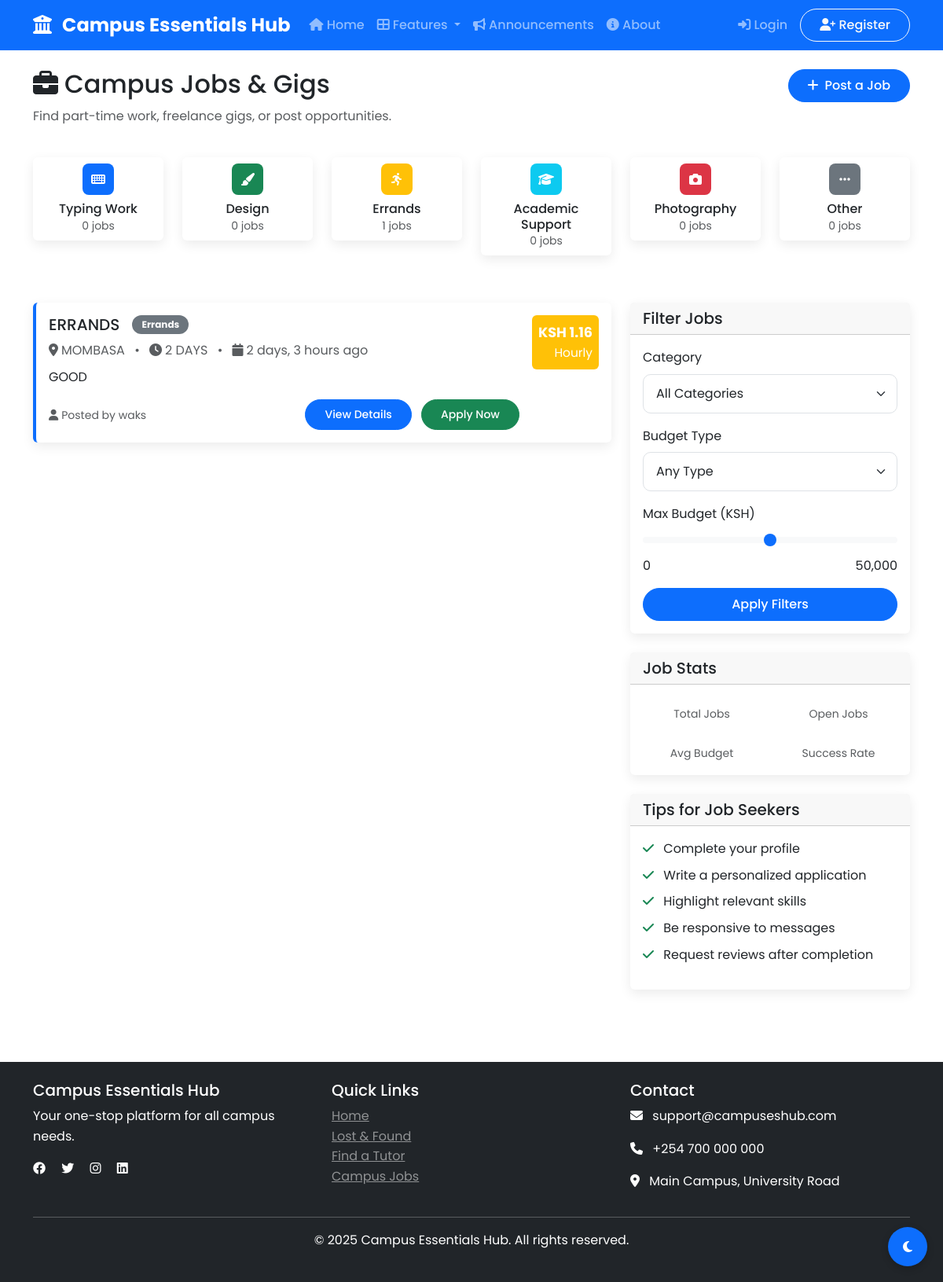
Screenshot of /jobs/ with the database file from the repository.
### jobs/models.py (models this page shows, shortened)
class Job(models.Model):
    CATEGORY_CHOICES = (
        ('typing', 'Typing Work'),
        ('design', 'Design'),
        ('errands', 'Errands'),
        ('academic', 'Academic Support'),
        ('photography', 'Photography'),
        ('tutoring', 'Tutoring'),
        ('tech', 'Tech Support'),
        ('writing', 'Writing'),
        ('other', 'Other'),
    )
    STATUS_CHOICES = (
        ('open', 'Open'),
        ('in_progress', 'In Progress'),
        ('completed', 'Completed'),
        ('cancelled', 'Cancelled'),
    )
    user = models.ForeignKey(CustomUser, on_delete=models.CASCADE, related_name='posted_jobs')
    title = models.CharField(max_length=200)
    description = models.TextField()
    category = models.CharField(max_length=50, choices=CATEGORY_CHOICES)
    location = models.CharField(max_length=200)
    budget = models.DecimalField(max_digits=10, decimal_places=2)
    budget_type = models.CharField(max_length=20, choices=[('fixed', 'Fixed'), ('hourly', 'Hourly')])
    duration = models.CharField(max_length=100, blank=True)
    skills_required = models.TextField(blank=True)
    status = models.CharField(max_length=20, choices=STATUS_CHOICES, default='open')
    created_at = models.DateTimeField(default=timezone.now)
    updated_at = models.DateTimeField(auto_now=True)
    class Meta:
        ordering = ['-created_at']

### accounts/models.py (models this page shows, shortened)
class CustomUser(AbstractUser):
    USER_TYPE_CHOICES = (
        ('student', 'Student'),
        ('tutor', 'Tutor'),
        ('service_provider', 'Service Provider'),
        ('admin', 'Administrator'),
    )
    email = models.EmailField(unique=True)
    phone_number = models.CharField(max_length=15, blank=True)
    student_id = models.CharField(max_length=20, blank=True)
    university = models.CharField(max_length=200, blank=True)
    course = models.CharField(max_length=100, blank=True)
    year_of_study = models.IntegerField(blank=True, null=True)
    user_type = models.CharField(max_length=20, choices=USER_TYPE_CHOICES, default='student')
    profile_picture = models.ImageField(upload_to='profile_pics/', blank=True)
    bio = models.TextField(blank=True)
    points = models.IntegerField(default=0)
    is_verified = models.BooleanField(default=False)
    verification_code = models.CharField(max_length=6, blank=True)
    dark_mode = models.BooleanField(default=False)
    location = models.CharField(max_length=200, blank=True)
    created_at = models.DateTimeField(default=timezone.now)
    updated_at = models.DateTimeField(auto_now=True)
    class Meta:
        ordering = ['-date_joined']

### jobs/views.py (the view)
# urls.py: path('', views.job_list, name='list'),
def job_list(request):
    jobs = Job.objects.filter(status='open').order_by('-created_at')
    category = request.GET.get('category', '')
    if category:
        jobs = jobs.filter(category=category)
    return render(request, 'jobs/list.html', {
        'jobs': jobs,
        'categories': [
            {'value': 'typing', 'name': 'Typing Work', 'count': jobs.filter(category='typing').count(),
             'icon': 'keyboard', 'color': 'primary'},
            {'value': 'design', 'name': 'Design', 'count': jobs.filter(category='design').count(),
             'icon': 'paint-brush', 'color': 'success'},
            {'value': 'errands', 'name': 'Errands', 'count': jobs.filter(category='errands').count(), 'icon': 'running',
             'color': 'warning'},
            {'value': 'academic', 'name': 'Academic Support', 'count': jobs.filter(category='academic').count(),
             'icon': 'graduation-cap', 'color': 'info'},
            {'value': 'photography', 'name': 'Photography', 'count': jobs.filter(category='photography').count(),
             'icon': 'camera', 'color': 'danger'},
            {'value': 'other', 'name': 'Other', 'count': jobs.filter(category='other').count(), 'icon': 'ellipsis-h',
             'color': 'secondary'},
        ]
    })

### core/context_processors.py (called while the page is built)
def notification_count(request):
    if request.user.is_authenticated:
        unread_count = Notification.objects.filter(user=request.user, is_read=False).count()
        return {'notification_count': unread_count}
    return {'notification_count': 0}

def theme_preference(request):
    if request.user.is_authenticated:
        theme = 'dark' if request.user.dark_mode else 'light'
        return {'theme': theme}
    return {'theme': 'light'}

### jobs/templates/jobs/list.html (shortened to what this page needs)
{% extends 'core/base.html' %}
{% block content %}
<div class="row mb-4">
    <div class="col-md-8">
        <h2><i class="fas fa-briefcase me-2"></i>Campus Jobs & Gigs</h2>
        <p class="text-muted">Find part-time work, freelance gigs, or post opportunities.</p>
    </div>
    <div class="col-md-4 text-end">
        <a href="{% url 'jobs:create' %}" class="btn btn-primary">
            <i class="fas fa-plus me-2"></i>Post a Job
        </a>
    </div>
</div>
<div class="row mb-4">
    {% for category in categories %}
    <div class="col-md-2 col-4 mb-3">
        <a href="#category-{{ category.value }}" class="text-decoration-none">
            <div class="card text-center p-2 category-card">
                <div class="category-icon mx-auto mb-2 bg-{{ category.color }} text-white">
                    <i class="fas fa-{{ category.icon }}"></i>
                </div>
                <h6 class="mb-0">{{ category.name }}</h6>
                <small class="text-muted">{{ category.count }} jobs</small>
            </div>
        </a>
    </div>
    {% endfor %}
</div>
<div class="row">
    <div class="col-md-8">
        {% for job in jobs %}
        <div class="card mb-3 job-card {% if job.urgent %}urgent{% endif %}" id="category-{{ job.category }}">
            <div class="card-body">
                <div class="d-flex justify-content-between align-items-start">
                    <div class="flex-grow-1">
                        <div class="d-flex align-items-center mb-2">
                            <h5 class="mb-0 me-2">{{ job.title }}</h5>
                            <span class="badge bg-secondary ms-2">{{ job.get_category_display }}</span>
                        </div>
                        <p class="text-muted mb-2">
                            <i class="fas fa-map-marker-alt me-1"></i>{{ job.location }}
                            <span class="mx-2">•</span>
                            <i class="fas fa-clock me-1"></i>{{ job.duration }}
                            <span class="mx-2">•</span>
                            <i class="fas fa-calendar me-1"></i>{{ job.created_at|timesince }} ago
                        </p>
                        <p class="mb-3">{{ job.description|truncatewords:50 }}</p>
                        <div class="d-flex justify-content-between align-items-center">
                            <div>
                                <span class="text-muted small">
                                    <i class="fas fa-user me-1"></i>Posted by {{ job.user.username }}
                                </span>
                            </div>
                            <div>
                                <a href="{% url 'jobs:detail' job.id %}" class="btn btn-primary btn-sm me-2">
                                    View Details
                                </a>
                                {% if job.user != request.user %}
                                <a href="{% url 'jobs:apply' job.id %}" class="btn btn-success btn-sm">
                                    Apply Now
                                </a>
                                {% endif %}
                            </div>
                        </div>
                    </div>
                    <div class="ms-3 text-end">
                        <div class="budget-badge bg-{% if job.budget_type == 'hourly' %}warning{% else %}success{% endif %} text-white rounded p-2">
                            <strong>KSH {{ job.budget }}</strong>
                            <div class="small">{{ job.get_budget_type_display }}</div>
                        </div>
                    </div>
                </div>
            </div>
        </div>
        {% endfor %}
    </div>
    <div class="col-md-4">
        <div class="card mb-4">
            <div class="card-header">
                <h5 class="mb-0">Filter Jobs</h5>
            </div>
            <div class="card-body">
                <div class="mb-3">
                    <label class="form-label">Category</label>
                    <select class="form-select" id="categoryFilter">
                        <option value="">All Categories</option>
                    </select>
                </div>
                <div class="mb-3">
                    <label class="form-label">Budget Type</label>
                    <select class="form-select" id="budgetFilter">
                        <option value="">Any Type</option>
                    </select>
                </div>
                <div class="mb-3">
                    <label class="form-label">Max Budget (KSH)</label>
                    <input type="range" class="form-range" id="budgetRange" min="0" max="50000" step="1000">
                    <div class="d-flex justify-content-between">
                        <span id="budgetMin">0</span>
                        <span id="budgetMax">50,000</span>
                    </div>
                </div>
                <button class="btn btn-primary w-100" id="applyFilters">Apply Filters</button>
            </div>
        </div>
        <div class="card mb-4">
            <div class="card-header">
                <h5 class="mb-0">Job Stats</h5>
            </div>
            <div class="card-body">
                <div class="row text-center">
                    <div class="col-6 mb-3">
                        <small class="text-muted">Total Jobs</small>
                    </div>
                    <div class="col-6 mb-3">
                        <small class="text-muted">Open Jobs</small>
                    </div>
                    <div class="col-6">
                        <small class="text-muted">Avg Budget</small>
                    </div>
                    <div class="col-6">
                        <small class="text-muted">Success Rate</small>
                    </div>
                </div>
            </div>
        </div>
        <div class="card">
            <div class="card-header">
                <h5 class="mb-0">Tips for Job Seekers</h5>
            </div>
            <div class="card-body">
                <ul class="list-unstyled">
                    <li class="mb-2">
                        <i class="fas fa-check text-success me-2"></i>
                        Complete your profile
                    </li>
                    <li class="mb-2">
                        <i class="fas fa-check text-success me-2"></i>
                        Write a personalized application
                    </li>
                    <li class="mb-2">
                        <i class="fas fa-check text-success me-2"></i>
                        Highlight relevant skills
                    </li>
                    <li class="mb-2">
                        <i class="fas fa-check text-success me-2"></i>
                        Be responsive to messages
                    </li>
                    <li>
                        <i class="fas fa-check text-success me-2"></i>
                        Request reviews after completion
                    </li>
                </ul>
            </div>
        </div>
    </div>
</div>
{% endblock %}

### static/css/style.css (style rules this page uses)
:root { --primary-color: #0d6efd; --secondary-color: #6c757d; --success-color: #198754; --danger-color: #dc3545; --warning-color: #ffc107; --info-color: #0dcaf0; --light-color: #f8f9fa; --dark-color: #212529; }
body { font-family: 'Poppins', sans-serif; line-height: 1.6; }
.card { border: none; box-shadow: 0 5px 15px rgba(0,0,0,0.08); transition: transform 0.3s; margin-bottom: 20px; }
.btn { border-radius: 25px; padding: 0.5rem 1.5rem; font-weight: 500; transition: all 0.3s; }
.form-control, .form-select { border-radius: 10px; padding: 0.75rem 1rem; border: 1px solid #dee2e6; }
.badge { border-radius: 20px; padding: 0.5em 1em; }

### jobs/templates/jobs/list.html (style rules this page uses)
.job-card { border-left: 4px solid #0d6efd; }
.budget-badge { font-size: 1.1rem; padding: 0.5rem 1rem; }
.category-icon { width: 40px; height: 40px; border-radius: 8px; display: flex; align-items: center; justify-content: center; }

### rows the page displays
Job: title "ERRANDS", category "Errands", location "MOMBASA", duration "2 DAYS", created_at "2 days, 3 hours", description "GOOD", user.username "waks", shows "Apply Now", budget "1.16", budget_type "Hourly"

### other values shown
{{ category.name }} "Typing Work" "Design" "Errands" "Academic Support" "Photography" "Other"
{{ category.count }} "0" "0" "1" "0" "0" "0"
